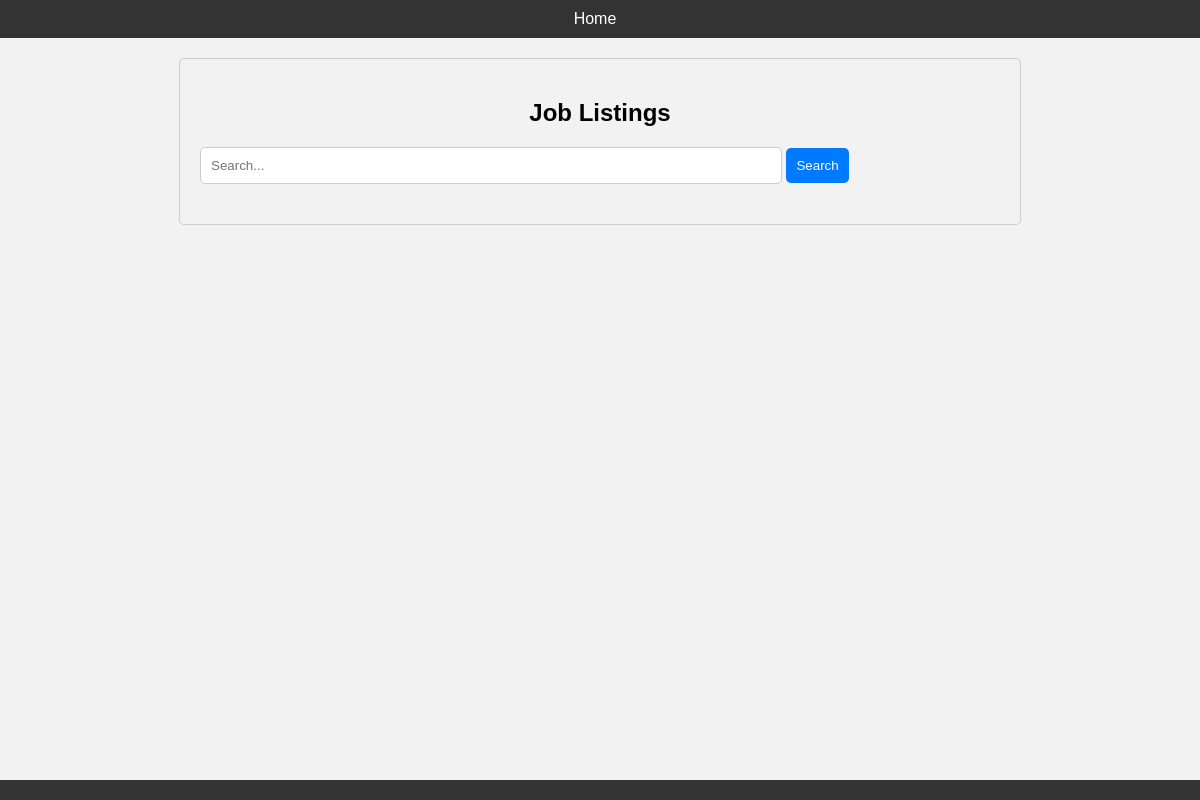
Page /job-listings/ on the earlier database version.
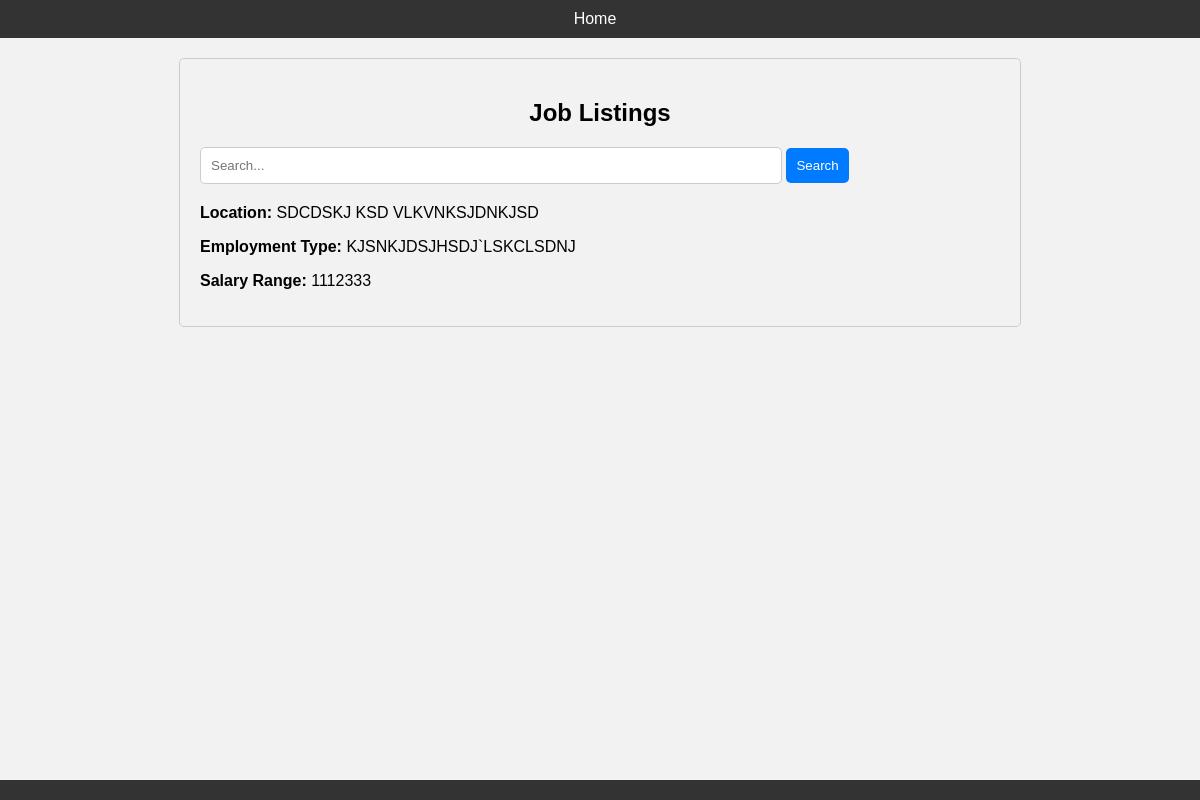
Same page on the later database version.
### job/models.py (models this page shows)
class JobListing(models.Model):
    company = models.ForeignKey(CompanyProfile, on_delete=models.CASCADE, related_name='job_listings',default='')
    job_title = models.CharField(max_length=100, default='')
    job_description = models.TextField(default='')
    required_qualifications = models.TextField(default='')
    desired_qualifications = models.TextField(default='')
    responsibilities = models.TextField(default='')
    application_deadline = models.DateField()
    salary_range = models.CharField(max_length=100, default='')
    location = models.CharField(max_length=100, default='')
    employment_type = models.CharField(max_length=100, default='')
    company_benefits = models.TextField(default='')
    how_to_apply = models.TextField(default='')
    how_to_apply = models.TextField()

### user/views.py (the view)
# urls.py: path('job-listings/', views.search_view_job_listings, name='job_listings'),
def search_view_job_listings(request):
    job_listings = JobListing.objects.all()  # Assuming JobListing model exists
    return render(request, 'job_listings.html', {'job_listings': job_listings})

### templates/job_listings.html (shortened to what this page needs)
{% extends 'base.html' %}
{% block content %}
    <div class="job-listings-container" style="max-width: 800px; margin: 0 auto; padding: 20px; border: 1px solid #ccc; border-radius: 5px;">
        <h2 style="text-align: center;">Job Listings</h2>
        <form method="get" style="margin-bottom: 20px;">
            <input type="text" name="search" placeholder="Search..." style="width: 70%; padding: 10px; border: 1px solid #ccc; border-radius: 5px;">
            <button type="submit" style="padding: 10px; border: none; border-radius: 5px; background-color: #007bff; color: #fff; cursor: pointer;">Search</button>
        </form>
        <div class="job-listings">
            {% for job in job_listings %}
                <div class="job">
                    <p><strong>Location:</strong> {{ job.location }}</p>
                    <p><strong>Employment Type:</strong> {{ job.employment_type }}</p>
                    <p><strong>Salary Range:</strong> {{ job.salary_range }}</p>
                </div>
            {% endfor %}
        </div>
    </div>
{% endblock %}

Differences in the rows shown:
added JobListing: location "SDCDSKJ KSD VLKVNKSJDNKJSD", employment_type "KJSNKJDSJHSDJ`LSKCLSDNJ", salary_range "1112333"
